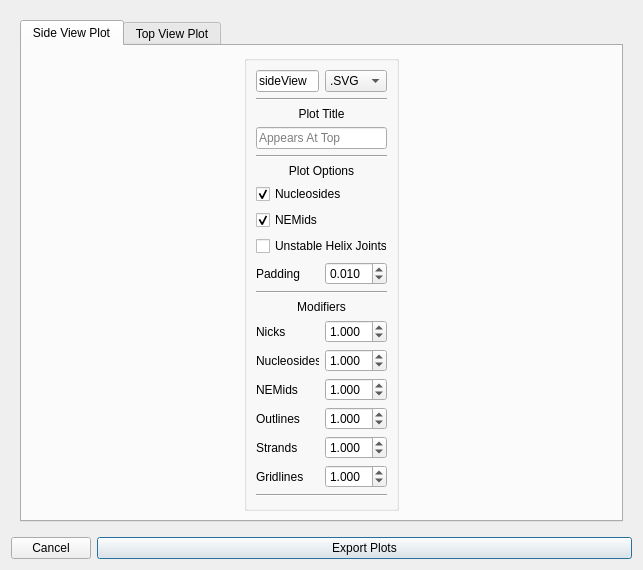
<?xml version="1.0" encoding="UTF-8"?>
<ui version="4.0">
 <class>Dialog</class>
 <widget class="QDialog" name="Dialog">
  <property name="geometry">
   <rect>
    <x>0</x>
    <y>0</y>
    <width>643</width>
    <height>525</height>
   </rect>
  </property>
  <property name="minimumSize">
   <size>
    <width>0</width>
    <height>0</height>
   </size>
  </property>
  <property name="maximumSize">
   <size>
    <width>16777215</width>
    <height>16777215</height>
   </size>
  </property>
  <property name="windowTitle">
   <string>Plot Export Settings</string>
  </property>
  <layout class="QGridLayout" name="gridLayout">
   <item row="0" column="0" colspan="2">
    <widget class="QWidget" name="plot_area_group_box" native="true">
     <layout class="QVBoxLayout" name="verticalLayout">
      <item>
       <widget class="QTabWidget" name="plot_area">
        <property name="currentIndex">
         <number>0</number>
        </property>
        <widget class="QWidget" name="side_view_plot_area">
         <attribute name="title">
          <string>Side View Plot</string>
         </attribute>
         <layout class="QHBoxLayout" name="horizontalLayout_4">
          <item>
           <widget class="QGroupBox" name="formGroupBox_2">
            <property name="sizePolicy">
             <sizepolicy hsizetype="Fixed" vsizetype="Preferred">
              <horstretch>0</horstretch>
              <verstretch>0</verstretch>
             </sizepolicy>
            </property>
            <property name="minimumSize">
             <size>
              <width>155</width>
              <height>0</height>
             </size>
            </property>
            <property name="maximumSize">
             <size>
              <width>145</width>
              <height>16777215</height>
             </size>
            </property>
            <property name="title">
             <string/>
            </property>
            <layout class="QGridLayout" name="gridLayout_2">
             <item row="15" column="0">
              <widget class="QLabel" name="label_3">
               <property name="text">
                <string>Outlines</string>
               </property>
              </widget>
             </item>
             <item row="0" column="1">
              <widget class="QComboBox" name="side_view_filetype">
               <property name="sizePolicy">
                <sizepolicy hsizetype="Ignored" vsizetype="Fixed">
                 <horstretch>0</horstretch>
                 <verstretch>0</verstretch>
                </sizepolicy>
               </property>
               <property name="maximumSize">
                <size>
                 <width>16777215</width>
                 <height>16777215</height>
                </size>
               </property>
               <item>
                <property name="text">
                 <string>.SVG</string>
                </property>
               </item>
               <item>
                <property name="text">
                 <string>.PNG</string>
                </property>
               </item>
               <item>
                <property name="text">
                 <string>.JPG</string>
                </property>
               </item>
              </widget>
             </item>
             <item row="20" column="0" colspan="2">
              <spacer name="verticalSpacer">
               <property name="orientation">
                <enum>Qt::Vertical</enum>
               </property>
               <property name="sizeHint" stdset="0">
                <size>
                 <width>20</width>
                 <height>40</height>
                </size>
               </property>
              </spacer>
             </item>
             <item row="14" column="1">
              <widget class="QDoubleSpinBox" name="NEMid_size_modifier">
               <property name="minimumSize">
                <size>
                 <width>0</width>
                 <height>0</height>
                </size>
               </property>
               <property name="maximumSize">
                <size>
                 <width>16777215</width>
                 <height>16777215</height>
                </size>
               </property>
               <property name="buttonSymbols">
                <enum>QAbstractSpinBox::UpDownArrows</enum>
               </property>
               <property name="decimals">
                <number>3</number>
               </property>
               <property name="maximum">
                <double>200.000000000000000</double>
               </property>
               <property name="singleStep">
                <double>0.050000000000000</double>
               </property>
               <property name="value">
                <double>1.000000000000000</double>
               </property>
              </widget>
             </item>
             <item row="13" column="1">
              <widget class="QDoubleSpinBox" name="nucleoside_size_modifier">
               <property name="minimumSize">
                <size>
                 <width>0</width>
                 <height>0</height>
                </size>
               </property>
               <property name="maximumSize">
                <size>
                 <width>16777215</width>
                 <height>16777215</height>
                </size>
               </property>
               <property name="buttonSymbols">
                <enum>QAbstractSpinBox::UpDownArrows</enum>
               </property>
               <property name="decimals">
                <number>3</number>
               </property>
               <property name="maximum">
                <double>200.000000000000000</double>
               </property>
               <property name="singleStep">
                <double>0.050000000000000</double>
               </property>
               <property name="value">
                <double>1.000000000000000</double>
               </property>
              </widget>
             </item>
             <item row="16" column="0">
              <widget class="QLabel" name="strand_stroke_modifier_2">
               <property name="text">
                <string>Strands</string>
               </property>
              </widget>
             </item>
             <item row="17" column="0">
              <widget class="QLabel" name="label_8">
               <property name="text">
                <string>Gridlines</string>
               </property>
              </widget>
             </item>
             <item row="16" column="1">
              <widget class="QDoubleSpinBox" name="strand_stroke_modifier">
               <property name="minimumSize">
                <size>
                 <width>0</width>
                 <height>0</height>
                </size>
               </property>
               <property name="maximumSize">
                <size>
                 <width>16777215</width>
                 <height>16777215</height>
                </size>
               </property>
               <property name="buttonSymbols">
                <enum>QAbstractSpinBox::UpDownArrows</enum>
               </property>
               <property name="decimals">
                <number>3</number>
               </property>
               <property name="maximum">
                <double>200.000000000000000</double>
               </property>
               <property name="singleStep">
                <double>0.050000000000000</double>
               </property>
               <property name="value">
                <double>1.000000000000000</double>
               </property>
              </widget>
             </item>
             <item row="11" column="0" colspan="2">
              <widget class="QLabel" name="label">
               <property name="text">
                <string>Modifiers</string>
               </property>
               <property name="alignment">
                <set>Qt::AlignCenter</set>
               </property>
              </widget>
             </item>
             <item row="15" column="1">
              <widget class="QDoubleSpinBox" name="point_outline_modifier">
               <property name="minimumSize">
                <size>
                 <width>0</width>
                 <height>0</height>
                </size>
               </property>
               <property name="maximumSize">
                <size>
                 <width>16777215</width>
                 <height>16777215</height>
                </size>
               </property>
               <property name="buttonSymbols">
                <enum>QAbstractSpinBox::UpDownArrows</enum>
               </property>
               <property name="decimals">
                <number>3</number>
               </property>
               <property name="maximum">
                <double>200.000000000000000</double>
               </property>
               <property name="singleStep">
                <double>0.050000000000000</double>
               </property>
               <property name="value">
                <double>1.000000000000000</double>
               </property>
              </widget>
             </item>
             <item row="10" column="0" colspan="2">
              <widget class="Line" name="line">
               <property name="orientation">
                <enum>Qt::Horizontal</enum>
               </property>
              </widget>
             </item>
             <item row="14" column="0">
              <widget class="QLabel" name="label_10">
               <property name="text">
                <string>NEMids</string>
               </property>
              </widget>
             </item>
             <item row="12" column="0">
              <widget class="QLabel" name="label_2">
               <property name="text">
                <string>Nicks</string>
               </property>
              </widget>
             </item>
             <item row="17" column="1">
              <widget class="QDoubleSpinBox" name="gridline_width_modifier">
               <property name="minimumSize">
                <size>
                 <width>0</width>
                 <height>0</height>
                </size>
               </property>
               <property name="maximumSize">
                <size>
                 <width>16777215</width>
                 <height>16777215</height>
                </size>
               </property>
               <property name="buttonSymbols">
                <enum>QAbstractSpinBox::UpDownArrows</enum>
               </property>
               <property name="decimals">
                <number>3</number>
               </property>
               <property name="maximum">
                <double>200.000000000000000</double>
               </property>
               <property name="singleStep">
                <double>0.050000000000000</double>
               </property>
               <property name="value">
                <double>1.000000000000000</double>
               </property>
              </widget>
             </item>
             <item row="5" column="0" colspan="2">
              <widget class="QLabel" name="label_5">
               <property name="text">
                <string>Plot Options</string>
               </property>
               <property name="alignment">
                <set>Qt::AlignCenter</set>
               </property>
              </widget>
             </item>
             <item row="4" column="0" colspan="2">
              <widget class="Line" name="line_2">
               <property name="orientation">
                <enum>Qt::Horizontal</enum>
               </property>
              </widget>
             </item>
             <item row="13" column="0">
              <widget class="QLabel" name="label_4">
               <property name="text">
                <string>Nucleosides</string>
               </property>
              </widget>
             </item>
             <item row="2" column="0" colspan="2">
              <widget class="QLabel" name="label_11">
               <property name="text">
                <string>Plot Title</string>
               </property>
               <property name="alignment">
                <set>Qt::AlignCenter</set>
               </property>
              </widget>
             </item>
             <item row="18" column="0" colspan="2">
              <widget class="Line" name="line_6">
               <property name="orientation">
                <enum>Qt::Horizontal</enum>
               </property>
              </widget>
             </item>
             <item row="0" column="0">
              <widget class="QLineEdit" name="side_view_filename">
               <property name="sizePolicy">
                <sizepolicy hsizetype="Maximum" vsizetype="Fixed">
                 <horstretch>0</horstretch>
                 <verstretch>0</verstretch>
                </sizepolicy>
               </property>
               <property name="text">
                <string>sideView</string>
               </property>
               <property name="placeholderText">
                <string>File Name</string>
               </property>
              </widget>
             </item>
             <item row="1" column="0" colspan="2">
              <widget class="Line" name="line_3">
               <property name="orientation">
                <enum>Qt::Horizontal</enum>
               </property>
              </widget>
             </item>
             <item row="12" column="1">
              <widget class="QDoubleSpinBox" name="nick_size_modifier">
               <property name="minimumSize">
                <size>
                 <width>0</width>
                 <height>0</height>
                </size>
               </property>
               <property name="maximumSize">
                <size>
                 <width>16777215</width>
                 <height>16777215</height>
                </size>
               </property>
               <property name="buttonSymbols">
                <enum>QAbstractSpinBox::UpDownArrows</enum>
               </property>
               <property name="decimals">
                <number>3</number>
               </property>
               <property name="maximum">
                <double>200.000000000000000</double>
               </property>
               <property name="singleStep">
                <double>0.050000000000000</double>
               </property>
               <property name="value">
                <double>1.000000000000000</double>
               </property>
              </widget>
             </item>
             <item row="3" column="0" colspan="2">
              <widget class="QLineEdit" name="side_view_plot_title">
               <property name="maximumSize">
                <size>
                 <width>16777215</width>
                 <height>16777215</height>
                </size>
               </property>
               <property name="placeholderText">
                <string>Appears At Top</string>
               </property>
               <property name="clearButtonEnabled">
                <bool>false</bool>
               </property>
              </widget>
             </item>
             <item row="6" column="0" colspan="2">
              <widget class="QCheckBox" name="plot_nucleosides">
               <property name="text">
                <string>Nucleosides</string>
               </property>
               <property name="checked">
                <bool>true</bool>
               </property>
              </widget>
             </item>
             <item row="9" column="0">
              <widget class="QLabel" name="label_9">
               <property name="text">
                <string>Padding</string>
               </property>
              </widget>
             </item>
             <item row="9" column="1">
              <widget class="QDoubleSpinBox" name="side_view_padding">
               <property name="decimals">
                <number>3</number>
               </property>
               <property name="singleStep">
                <double>0.001000000000000</double>
               </property>
               <property name="value">
                <double>0.010000000000000</double>
               </property>
              </widget>
             </item>
             <item row="8" column="0" colspan="2">
              <widget class="QCheckBox" name="plot_unstable_joint_indicators">
               <property name="text">
                <string>Unstable Helix Joints</string>
               </property>
              </widget>
             </item>
             <item row="7" column="0" colspan="2">
              <widget class="QCheckBox" name="plot_NEMids">
               <property name="text">
                <string>NEMids</string>
               </property>
               <property name="checked">
                <bool>true</bool>
               </property>
              </widget>
             </item>
            </layout>
           </widget>
          </item>
         </layout>
        </widget>
        <widget class="QWidget" name="top_view_plot_area">
         <attribute name="title">
          <string>Top View Plot</string>
         </attribute>
         <layout class="QHBoxLayout" name="horizontalLayout">
          <item>
           <widget class="QGroupBox" name="formGroupBox_3">
            <property name="sizePolicy">
             <sizepolicy hsizetype="Fixed" vsizetype="Preferred">
              <horstretch>0</horstretch>
              <verstretch>0</verstretch>
             </sizepolicy>
            </property>
            <property name="minimumSize">
             <size>
              <width>155</width>
              <height>0</height>
             </size>
            </property>
            <property name="maximumSize">
             <size>
              <width>145</width>
              <height>16777215</height>
             </size>
            </property>
            <property name="title">
             <string/>
            </property>
            <layout class="QGridLayout" name="gridLayout_3">
             <item row="2" column="0" colspan="2">
              <widget class="QLabel" name="label_15">
               <property name="text">
                <string>Plot Title</string>
               </property>
               <property name="alignment">
                <set>Qt::AlignCenter</set>
               </property>
              </widget>
             </item>
             <item row="4" column="0" colspan="2">
              <widget class="Line" name="line_4">
               <property name="orientation">
                <enum>Qt::Horizontal</enum>
               </property>
              </widget>
             </item>
             <item row="10" column="0" colspan="2">
              <spacer name="verticalSpacer_2">
               <property name="orientation">
                <enum>Qt::Vertical</enum>
               </property>
               <property name="sizeHint" stdset="0">
                <size>
                 <width>20</width>
                 <height>40</height>
                </size>
               </property>
              </spacer>
             </item>
             <item row="5" column="0" colspan="2">
              <widget class="QLabel" name="label_16">
               <property name="text">
                <string>Plot Options</string>
               </property>
               <property name="alignment">
                <set>Qt::AlignCenter</set>
               </property>
              </widget>
             </item>
             <item row="3" column="0" colspan="2">
              <widget class="QLineEdit" name="top_view_plot_title">
               <property name="maximumSize">
                <size>
                 <width>16777215</width>
                 <height>16777215</height>
                </size>
               </property>
               <property name="placeholderText">
                <string>Appears At Top</string>
               </property>
               <property name="clearButtonEnabled">
                <bool>false</bool>
               </property>
              </widget>
             </item>
             <item row="7" column="1">
              <widget class="QDoubleSpinBox" name="top_view_rotation">
               <property name="suffix">
                <string>°</string>
               </property>
               <property name="decimals">
                <number>3</number>
               </property>
               <property name="maximum">
                <double>360.000000000000000</double>
               </property>
              </widget>
             </item>
             <item row="0" column="1">
              <widget class="QComboBox" name="top_view_filetype">
               <property name="sizePolicy">
                <sizepolicy hsizetype="Ignored" vsizetype="Fixed">
                 <horstretch>0</horstretch>
                 <verstretch>0</verstretch>
                </sizepolicy>
               </property>
               <property name="maximumSize">
                <size>
                 <width>16777215</width>
                 <height>16777215</height>
                </size>
               </property>
               <item>
                <property name="text">
                 <string>.SVG</string>
                </property>
               </item>
               <item>
                <property name="text">
                 <string>.PNG</string>
                </property>
               </item>
               <item>
                <property name="text">
                 <string>..JPG</string>
                </property>
               </item>
              </widget>
             </item>
             <item row="7" column="0">
              <widget class="QLabel" name="label_6">
               <property name="text">
                <string>Rotation</string>
               </property>
              </widget>
             </item>
             <item row="6" column="0" colspan="2">
              <widget class="QCheckBox" name="top_view_numbers">
               <property name="text">
                <string>Numbers</string>
               </property>
               <property name="checked">
                <bool>true</bool>
               </property>
              </widget>
             </item>
             <item row="1" column="0" colspan="2">
              <widget class="Line" name="line_5">
               <property name="orientation">
                <enum>Qt::Horizontal</enum>
               </property>
              </widget>
             </item>
             <item row="0" column="0">
              <widget class="QLineEdit" name="top_view_filename">
               <property name="sizePolicy">
                <sizepolicy hsizetype="Maximum" vsizetype="Fixed">
                 <horstretch>0</horstretch>
                 <verstretch>0</verstretch>
                </sizepolicy>
               </property>
               <property name="text">
                <string>topView</string>
               </property>
               <property name="placeholderText">
                <string>File Name</string>
               </property>
              </widget>
             </item>
             <item row="8" column="0">
              <widget class="QLabel" name="label_12">
               <property name="text">
                <string>Stroke</string>
               </property>
              </widget>
             </item>
             <item row="8" column="1">
              <widget class="QDoubleSpinBox" name="top_view_stroke">
               <property name="suffix">
                <string>px</string>
               </property>
               <property name="decimals">
                <number>3</number>
               </property>
               <property name="singleStep">
                <double>0.500000000000000</double>
               </property>
               <property name="value">
                <double>5.000000000000000</double>
               </property>
              </widget>
             </item>
             <item row="9" column="1">
              <widget class="QDoubleSpinBox" name="top_view_padding">
               <property name="decimals">
                <number>3</number>
               </property>
               <property name="singleStep">
                <double>0.001000000000000</double>
               </property>
               <property name="value">
                <double>0.100000000000000</double>
               </property>
              </widget>
             </item>
             <item row="9" column="0">
              <widget class="QLabel" name="label_7">
               <property name="text">
                <string>Padding</string>
               </property>
              </widget>
             </item>
            </layout>
           </widget>
          </item>
         </layout>
        </widget>
       </widget>
      </item>
     </layout>
    </widget>
   </item>
   <item row="1" column="0" colspan="2">
    <layout class="QHBoxLayout" name="horizontalLayout_2">
     <item>
      <widget class="QPushButton" name="cancel_export">
       <property name="maximumSize">
        <size>
         <width>80</width>
         <height>16777215</height>
        </size>
       </property>
       <property name="text">
        <string>Cancel</string>
       </property>
      </widget>
     </item>
     <item>
      <widget class="QPushButton" name="export_plots">
       <property name="text">
        <string>Export Plots</string>
       </property>
       <property name="autoDefault">
        <bool>false</bool>
       </property>
       <property name="default">
        <bool>true</bool>
       </property>
      </widget>
     </item>
    </layout>
   </item>
  </layout>
 </widget>
 <resources/>
 <connections/>
</ui>
